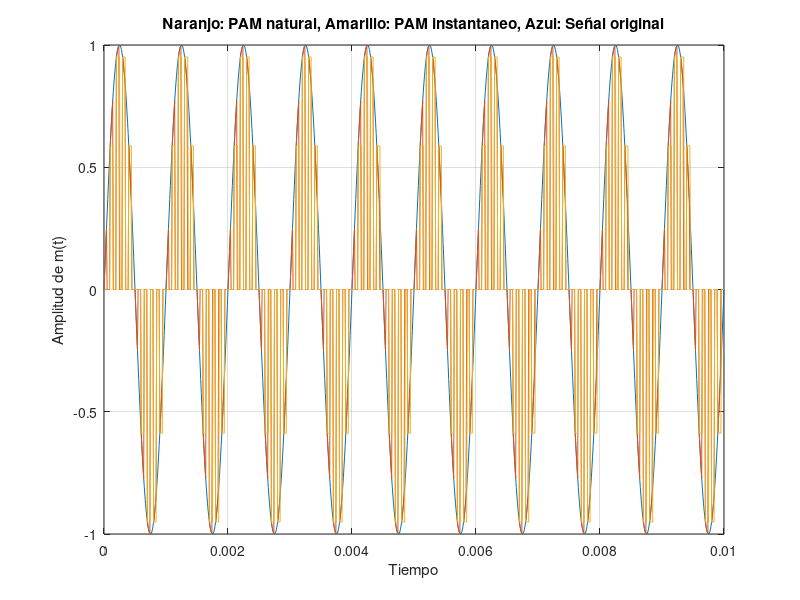

MATLAB code for this plot:
% Primera parte, osea punto 1 de la actividad previa

%primero definimos las variables solicitadas: 
    % - Frecuencia de 1000Hz
    % - La señal se llamara m(t)
    % - Amplitud A = 1
    % - La señal es sinusoidal

fc = 1000; % frecuencia 
Ms = 1/100000; % muestras cada 10 microsegundos
t = 0:Ms:0.01; % vector de tiempo
A = 1;

m = A*sin(2*pi*fc*t); % señal original



Fs = 10000
Ts = 1/Fs

d = 0.5 %donde tau es el ancho del pulso
tau = d*Ts % lo puse mejor asi porque si no es medio webeo poner un tau manual, es mal facil poner el "d"

%creado esto podemos crear el tren de pulsos

p = (square(2*pi*Fs*t, 100*d) + 1)/2 %el 100d se supone que es el ciclo de trabajo/duracion en porcentaje

pam_natural = p .* m


pam_instantaneo = zeros(1, length(t));
% Buscamos los momentos donde el pulso sube
for i = 1:length(t)
    % Determinamos en qué periodo de muestreo estamos
    n = floor(t(i) / Ts);

    
    % Calculamos el tiempo exacto del inicio de ese pulso
    t_muestreo = n * Ts;
    
    % Si el tiempo actual cae dentro de la duración del pulso (tau)
    if mod(t(i), Ts) <= (d * Ts)
        % Tomamos el valor de m(t) SOLO al inicio del pulso
        pam_instantaneo(i) = A * sin(2*pi*fc*t_muestreo);
    else
        pam_instantaneo(i) = 0;
    end
end


plot(t, m, t,pam_natural, t, pam_instantaneo)
xlabel('Tiempo')
ylabel('Amplitud de m(t)')
title('Naranjo: PAM natural, Amarillo: PAM instantaneo, Azul: Señal original')
grid on
